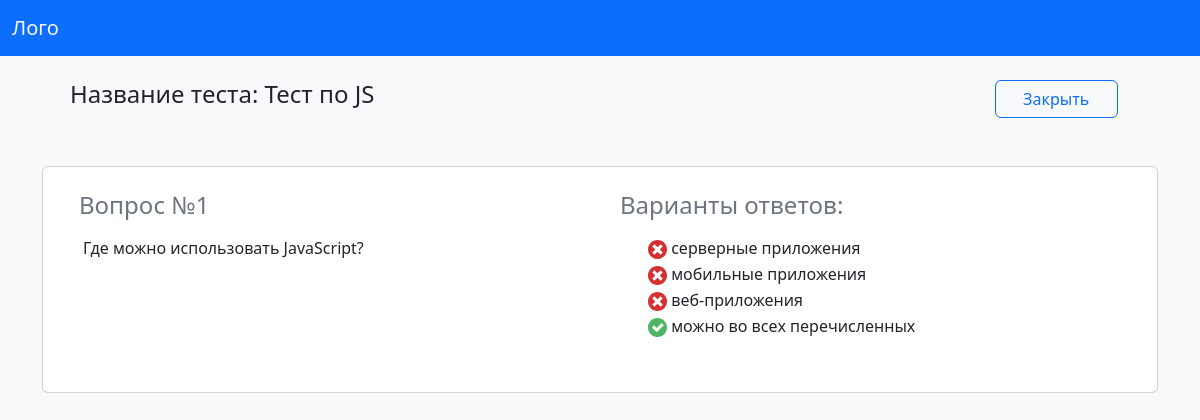
/questionAdmin/1 (signed in), run on the app's committed database.
### WebTest/models.py (models this page shows, shortened)
class Question(models.Model):
    ltest_id = models.ForeignKey(List_test,on_delete=models.CASCADE,verbose_name="Название теста")
    question =  models.TextField(max_length=1500,verbose_name="Вопрос")
    answer1 =  models.TextField(max_length=1500,verbose_name="Ответ 1")
    answer2 =  models.TextField(max_length=1500,verbose_name="Ответ 2")
    answer3 =  models.TextField(max_length=1500,verbose_name="Ответ 3")
    answer4 =  models.TextField(max_length=1500,verbose_name="Ответ 4")
    trueAnswer=  models.CharField(max_length=20,verbose_name="Номер правильного ответа")
    class Meta:
        verbose_name="Вопрос"
        verbose_name_plural="Вопросы"

class List_test(models.Model):
    cover = models.ImageField(upload_to='images/',blank=True,verbose_name="Абложка теста")
    name = models.CharField(max_length=35,verbose_name="Название теста")
    category =  models.ForeignKey(Category,on_delete=models.CASCADE,verbose_name="Категория теста")
    time_start = models.DateTimeField(verbose_name="Время начало теста")
    time_end = models.DateTimeField(verbose_name="Время окончания теста")
    count_answer = models.IntegerField(verbose_name="Кол-во вопросов в тесте")
    count_treing= models.IntegerField(verbose_name="Кол-во попыток в тесте")
    class Meta:
        verbose_name="Тест"
        verbose_name_plural="Тесты"

### WebTest/views.py (the view)
# urls.py: path('questionAdmin/<int:idQuestion>',QuestionAdmin,name='questionAdmin'),
def QuestionAdmin(request, idQuestion):
    us = request.user
    if request.user.is_superuser:
        n=0
    else:
        if request.user.is_authenticated != True:
            return render(request, "Login.html")
        else:
            return redirect(to='main')
    question = Question.objects.get(id=idQuestion)
    data = {'question': question}
    return render(request, "QuestionAdmin.html", data)

### WebTest/templates/QuestionAdmin.html (shortened to what this page needs)
<html>
<head>
    {% load static %}
    <link rel="stylesheet" href={% static "bootstrap-5.3.0-alpha1-dist/css/bootstrap.css" %}>
</head>
<body class="bg-light">
<nav class="navbar navbar-expand-lg navbar-light bg-primary">
    <div class="container-fluid">
        <a class="navbar-brand text-light " href="{% url 'main' %}">Лого</a>
    </div>
</nav>
<div class="container justify-content-center pt-2 mt-2 ">
    <div class="row pt-2 mx-3">
        <div class="col-12 col-sm-6 ">
            <h4>Название теста: {{question.ltest_id.name}}</h4>
        </div>
        <div class="col-12 col-sm-6 ">
            <div class="container">
                <a class="btn btn-outline-primary w-25 float-lg-end " type="button" href="{% url 'admin:index' %}"> Закрыть
                </a>
            </div>
        </div>
    </div>
    <div class="container  mt-5 card">
        <div class="row pt-4">
            <div class="col-12 col-md-6 col-sm-6 ">
                <h4 class="text-secondary mx-4">Вопрос №{{question.id}}</h4>
                <div class="container pt-2 mx-3">
                    <p>{{question.question}}</p>
                </div>
            </div>
            <div class="col-12 col-md-6  ">
                <h4 class="text-secondary mx-2">Варианты ответов:</h4>
                <div class="container pt-2">
                    <div class="form-check">
                        <label class="form-check-label " for="flexCheckDefault1">
                            {{question.answer1}}
                        </label>
                    </div>
                    <div class="form-check">
                        <label class="form-check-label" for="flexCheckChecked2">
                            {{question.answer2}}
                        </label>
                    </div>
                    <div class="form-check">
                        <label class="form-check-label"  for="flexCheckChecked3">
                            {{question.answer3}}
                        </label>
                    </div>
                    <div class="form-check">
                        <label class="form-check-label" for="flexCheckChecked4">
                            {{question.answer4}}
                        </label>
                    </div>
                </div>
            </div>
        </div>
        <div class="row pt-5 ">
            <div class="col-12 col-md-6  ">
                <div class="container pt-1">
                </div>
            </div>
        </div>
    </div>
</div>
</body>
</html>

### data on the page
Question: ltest_id.name "Тест по JS", id "1", question "Где можно использовать JavaScript?", answer1 "серверные приложения", answer2 "мобильные приложения", answer3 "веб-приложения", answer4 "можно во всех перечисленных"
